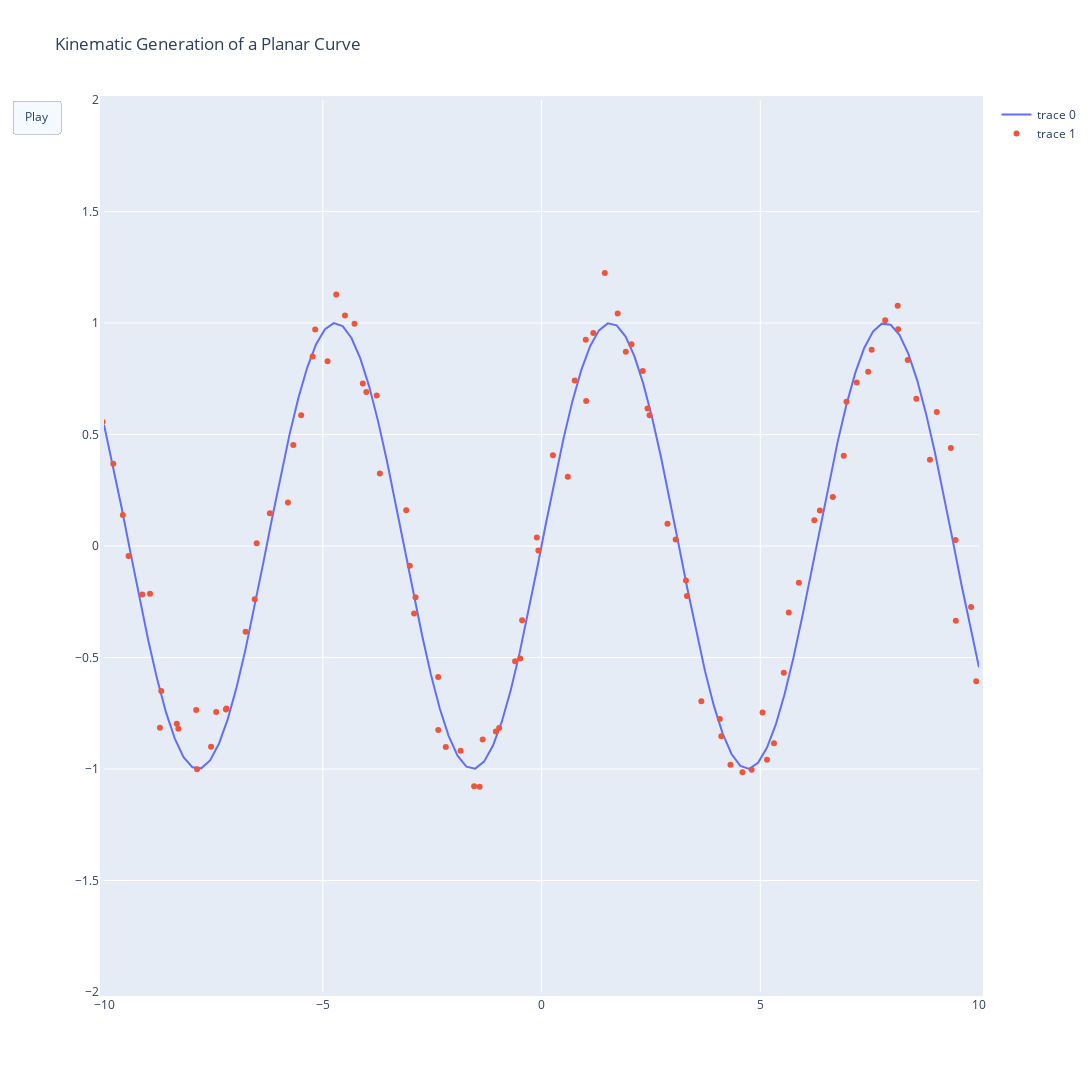

Source (notebook cell):
### Code cell
fig = go.Figure(
    data=[go.Scatter(x=gt_x, y=gt_y, mode="lines"), go.Scatter(x=data_x, y=data_y, mode="markers")],
    layout=go.Layout(
        xaxis=dict(range=[-10, 10], autorange=False, zeroline=False),
        yaxis=dict(range=[-2, 2], autorange=False, zeroline=False),
        title_text="Kinematic Generation of a Planar Curve", hovermode="closest",
        updatemenus=[dict(type="buttons",
                          buttons=[dict(label="Play",
                                        method="animate",
                                        args=[None, {"frame": {"duration": 1, "redraw": True},}])])]),
    frames=[go.Frame(
        data=[go.Scatter(
            x=np.linspace(-10, 10, 100),
            y=fits[k],
            mode="lines"), go.Scatter(x = samps_x[k], y = samps_y[k], mode='markers')])

        for k in range(fits.shape[0])]
)
fig.update_layout(autosize=False,
    width=1500,
    height=1500,
    margin=dict(
        l=50,
        r=50,
        b=100,
        t=100,
        pad=4
    ), 
    transition ={'duration':0})
for i, frame in enumerate(fig.frames):
    frame.layout.title = "Epoch: {}".format(str(i*100))
fig.show()
